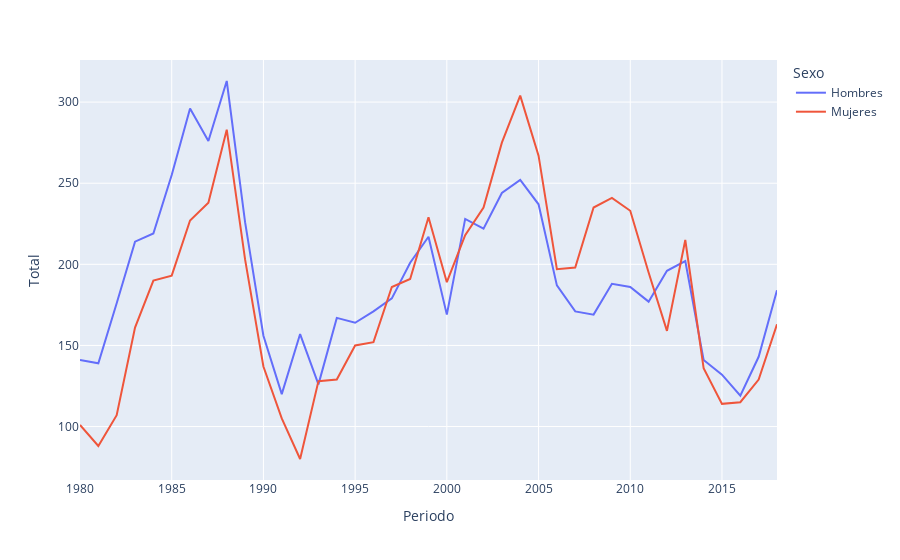

Notebook code for this chart:
### Code cell
fig = px.line(complicaciones_atención.sort_values(by="Periodo"), x = "Periodo", y = "Total", color = "Sexo")
fig

### Figure 1 — Plotly figure (JSON) as saved in the notebook; plotly's stock layout.template omitted (floating-point values rounded to 4 significant figures)
{"data": [{"hovertemplate": "Sexo=Hombres<br>Periodo=%{x}<br>Total=%{y}<extra></extra>", "legendgroup": "Hombres", "line": {"color": "#636efa", "dash": "solid"}, "marker": {"symbol": "circle"}, "mode": "lines", "name": "Hombres", "orientation": "v", "showlegend": true, "type": "scatter", "x": [1980, 1981, 1982, 1983, 1984, 1985, 1986, 1987, 1988, 1989, 1990, 1991, 1992, 1993, 1994, 1995, 1996, 1997, 1998, 1999, 2000, 2001, 2002, 2003, 2004, 2005, 2006, 2007, 2008, 2009, 2010, 2011, 2012, 2013, 2014, 2015, 2016, 2017, 2018], "xaxis": "x", "y": [141, 139, 176, 214, 219, 255, 296, 276, 313, 226, 156, 120, 157, 126, 167, 164, 171, 179, 201, 217, 169, 228, 222, 244, 252, 237, 187, 171, 169, 188, 186, 177, 196, 202, 141, 132, 119, 143, 184], "yaxis": "y"}, {"hovertemplate": "Sexo=Mujeres<br>Periodo=%{x}<br>Total=%{y}<extra></extra>", "legendgroup": "Mujeres", "line": {"color": "#EF553B", "dash": "solid"}, "marker": {"symbol": "circle"}, "mode": "lines", "name": "Mujeres", "orientation": "v", "showlegend": true, "type": "scatter", "x": [1980, 1981, 1982, 1983, 1984, 1985, 1986, 1987, 1988, 1989, 1990, 1991, 1992, 1993, 1994, 1995, 1996, 1997, 1998, 1999, 2000, 2001, 2002, 2003, 2004, 2005, 2006, 2007, 2008, 2009, 2010, 2011, 2012, 2013, 2014, 2015, 2016, 2017, 2018], "xaxis": "x", "y": [101, 88, 107, 161, 190, 193, 227, 238, 283, 203, 137, 105, 80, 128, 129, 150, 152, 186, 191, 229, 189, 218, 235, 275, 304, 267, 197, 198, 235, 241, 233, 195, 159, 215, 136, 114, 115, 129, 163], "yaxis": "y"}], "layout": {"legend": {"title": {"text": "Sexo"}, "tracegroupgap": 0}, "margin": {"t": 60}, "xaxis": {"anchor": "y", "domain": [0, 1], "title": {"text": "Periodo"}}, "yaxis": {"anchor": "x", "domain": [0, 1], "title": {"text": "Total"}}}}
